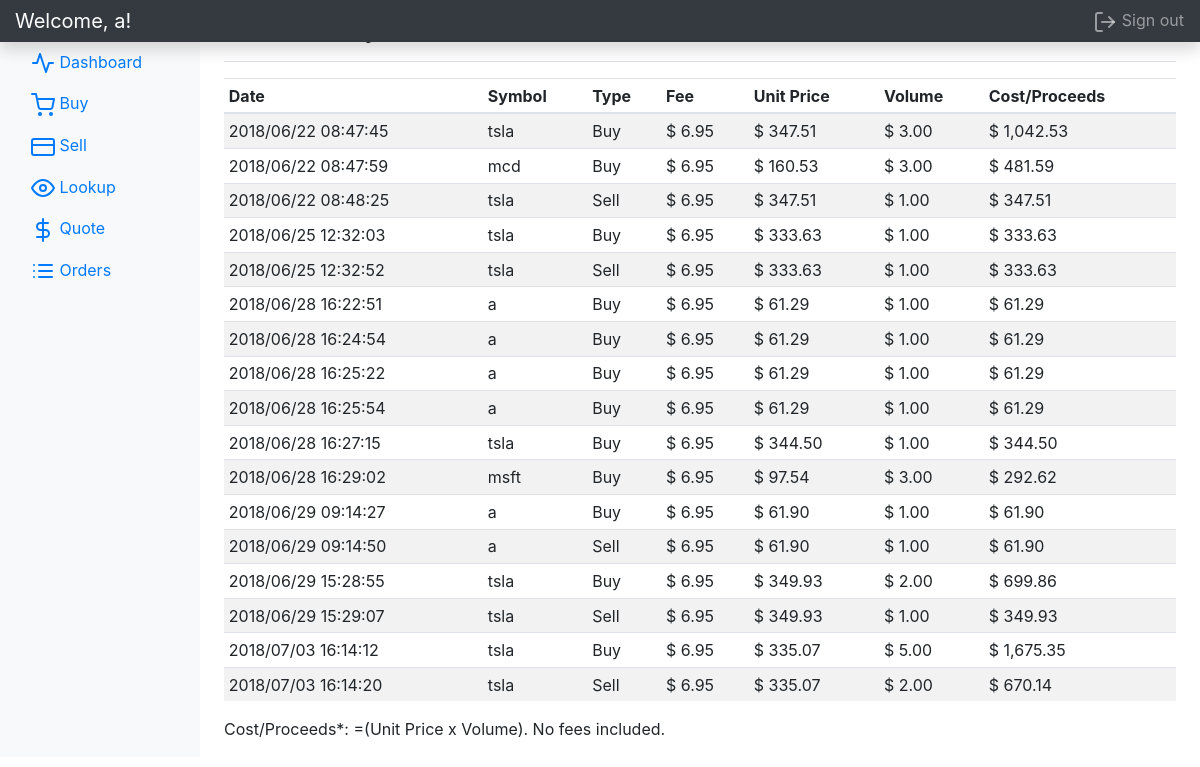
The page /order/ (signed in) on the database as committed earlier.
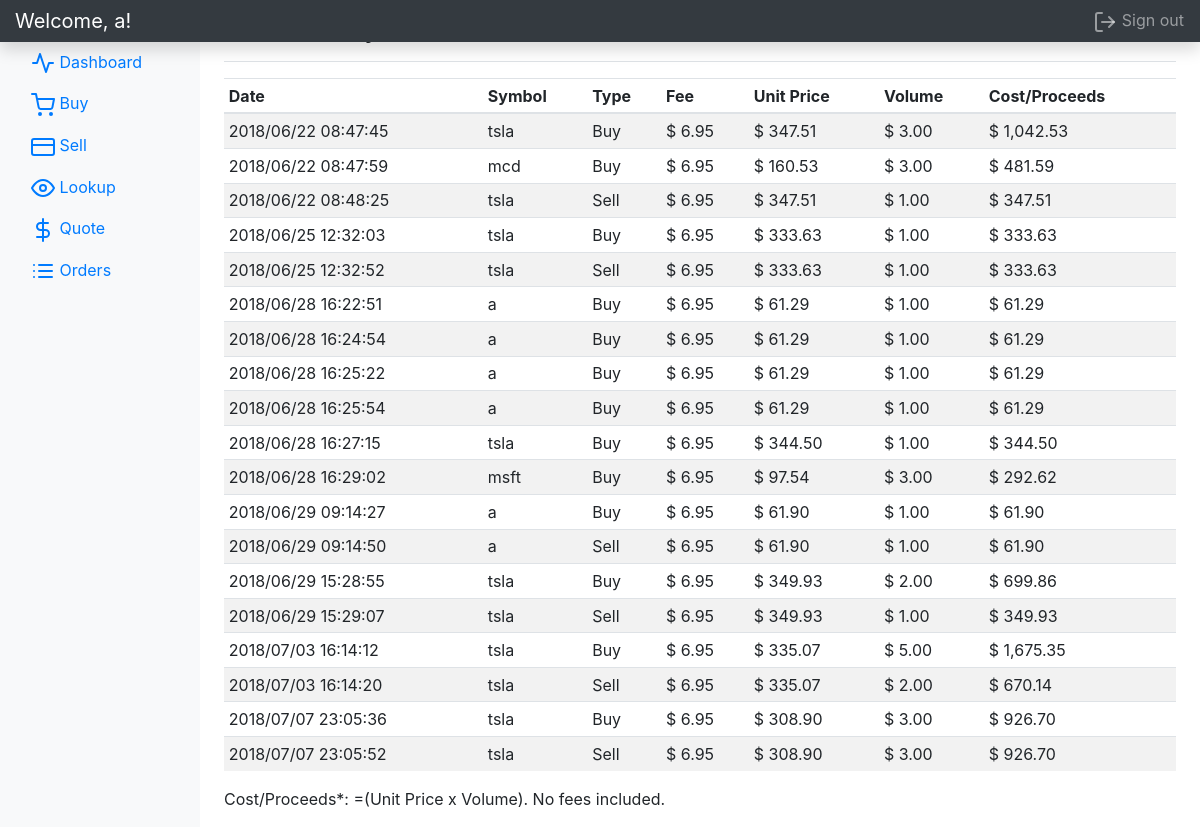
The same page on the database as committed later.
### tables this page shows
CREATE TABLE orders(
        pk INTEGER PRIMARY KEY AUTOINCREMENT,
        username VARCHAR(16) NOT NULL,
        ticker_symbol VARCHAR(10) NOT NULL,
        date_time DATETIME NOT NULL,
        transaction_type BOOL NOT NULL,
        unit_price FLOAT NOT NULL,
        volume INTEGER NOT NULL,
        fee FLOAT NOT NULL,
        FOREIGN KEY(username) REFERENCES users(username)
    );

### core/controllers/order.py (the view)
@order_ctrl.route('/', methods=['GET'])
def show_order():
    return __order_history(session['user'])

### core/controllers/order.py (called while the page is built)
def __order_history(username):
    orders = None
    error = None
    try:
        orders = Order().get_order_history(username)
    except Exception as e:
        error = e.args[0]
    return render_template(html_filename, orders=orders, error=error)

### core/mapper/base_mapper.py (called while the page is built)
    def execute_query(self, sql_command):
        with db.connect('master.db', check_same_thread=False) as conn:
            cursor = conn.cursor()
            cursor.execute(sql_command)
            return cursor.fetchall()

### core/model/order.py (called while the page is built)
    def get_order_history(self, username):
        return OrderMapper().select_order_history(username)

### core/templates/order.html (shortened to what this page needs)
<!doctype html>
<html lang="en">
<head>
    <link href="https://getbootstrap.com/docs/4.1/dist/css/bootstrap.min.css" rel="stylesheet">
    <link href="https://getbootstrap.com/docs/4.1/examples/dashboard/dashboard.css" rel="stylesheet">
</head>
<body>
    <nav class="navbar navbar-dark fixed-top bg-dark flex-md-nowrap p-0 shadow">
        <a class="navbar-brand col-sm-3 col-md-2 mr-0" href="#">Welcome, {{ session['user'] }}!</a>
        <ul class="navbar-nav px-3">
            <li class="nav-item text-nowrap">
                <a class="nav-link" href="{{ url_for('logout.logout') }}">
                    <span data-feather="log-out"></span>
                    Sign out
                </a>
            </li>
        </ul>
    </nav>
    <div class="container-fluid">
        <div class="row">
            <nav class="col-md-2 d-none d-md-block bg-light sidebar">
                <div class="sidebar-sticky">
                    <ul class="nav flex-column">
                        <li class="nav-item">
                            <a class="nav-link" href="{{ url_for('home.show_home') }}">
                            </a>
                        </li>
                        <li class="nav-item">
                            <a class="nav-link" href="{{ url_for('dashboard.show_dashboard') }}">
                                <span data-feather="activity"></span>
                                Dashboard
                            </a>
                        </li>
                        <li class="nav-item">
                            <a class="nav-link" href="{{ url_for('buy.show_buy') }}">
                                <span data-feather="shopping-cart"></span>
                                Buy
                            </a>
                        </li>
                        <li class="nav-item">
                            <a class="nav-link" href="{{ url_for('sell.show_sell') }}">
                                <span data-feather="credit-card"></span>
                                Sell
                            </a>
                        </li>
                        <li class="nav-item">
                            <a class="nav-link" href="{{ url_for('lookup.show_lookup') }}">
                                <span data-feather="eye"></span>
                                Lookup
                            </a>
                        </li>
                        <li class="nav-item">
                            <a class="nav-link" href="{{ url_for('quote.show_quote') }}">
                                <span data-feather="dollar-sign"></span>
                                Quote
                            </a>
                        </li>
                        <li class="nav-item">
                            <a class="nav-link active" href="{{ url_for('order.show_order') }}">
                                <span data-feather="list"></span>
                                Orders
                            </a>
                        </li>
                    </ul>
                </div>
            </nav>
            <main role="main" class="col-md-9 ml-sm-auto col-lg-10 px-4">
                <div class="d-flex justify-content-between flex-wrap flex-md-nowrap align-items-center pt-3 pb-2 mb-3 border-bottom">
                    <h4 class="h4">Order History</h4>
                </div>
                {% if error %}
                <p> Error: {{ error }}. </p>
                {% elif orders %}
                <div class="table-responsive">
                    <table class="table table-striped table-sm">
                        <thead>
                            <tr>
                                <th>Date</th>
                                <th>Symbol</th>
                                <th>Type</th>
                                <th>Fee</th>
                                <th>Unit Price</th>
                                <th>Volume</th>
                                <th>Cost/Proceeds</th>
                            </tr>
                        </thead>
                        <tbody>
                            {% for item in orders %}
                            <tr>
                                <td>{{ item['date_time'].strftime('%Y/%m/%d %H:%M:%S') }}</td>
                                <td>{{ item['ticker_symbol'] }}</td>
                                {%if item['order_type'] == 'B' %}
                                <td>Buy</td>
                                {%elif item['order_type'] == 'S' %}
                                <td>Sell</td>
                                {% else %}
                                <td>Invalid</td>
                                {% endif %}
                                <td>{{ "$ {:,.2f}".format(item['fee']) }}</td>
                                <td>{{ "$ {:,.2f}".format(item['unit_price']) }}</td>
                                <td>{{ "$ {:,.2f}".format(item['volume']) }}</td>
                                <td>{{ "$ {:,.2f}".format(item['volume'] * item['unit_price']) }}</td>
                            </tr>
                            {% endfor %}
                        </tbody>
                    </table>
                </div>
                <div>
                    <p> Cost/Proceeds*: =(Unit Price x Volume). No fees included. </p>
                </div>
                {% endif %}
            </main>
        </div>
    </div>
</body>
</html>

Rows that differ between the two databases and show on the page:
added orders: date_time "2018/07/07 23:05:36", ticker_symbol "tsla", shows "Buy", fee "$ 6.95", unit_price "$ 308.90", volume "$ 3.00", item['volume']*item['unit_price'] "$ 926.70"
added orders: date_time "2018/07/07 23:05:52", ticker_symbol "tsla", shows "Sell", fee "$ 6.95", unit_price "$ 308.90", volume "$ 3.00", item['volume']*item['unit_price'] "$ 926.70"
